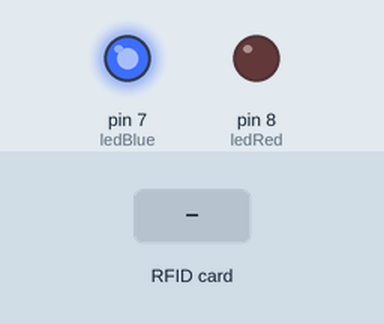
Recording of a sketch running on a simulated Arduino Uno, built with avr-gcc and run on an emulated ATmega328P. Shown: output pins drawn as LEDs (lit = HIGH). Dashed ring = blinking. The inputs (shaded band) are chosen by the test bench. Pins used as bus, display or sensor lines are not drawn.

Above: at 1.2 s.
1.3 s: RFID card 5E 7A 19 C4 held to the reader
At 1.45 s:
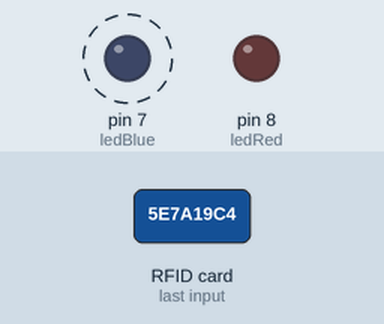
At 6.2 s:
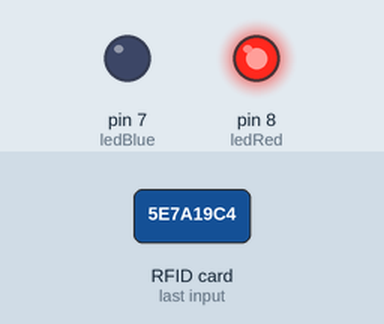
Timing chart, 0 to 7.7 s (numbered marks = the images above; inputs shaded):
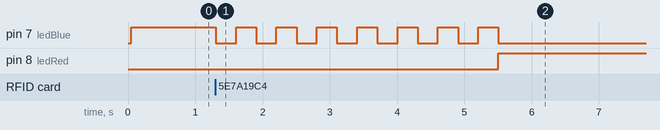

Measured:
- after the input at 1.3 s, pin 7 (ledBlue): alternates HIGH for 0.30 s and LOW for 0.30 s, 15 changes in all, then stays LOW, starting at once; pin 8 (ledRed): LOW → HIGH after 4.2 s

The sketch:

RFID_Duplicator.ino
```cpp
#include <SPI.h>
#include <MFRC522.h>

#define SS_PIN 10 // SDA pin
#define RST_PIN 9 // Reset pin

MFRC522 rfid(SS_PIN, RST_PIN); // Configuration of pins

MFRC522::MIFARE_Key key;

byte nuid[4]; // This variable will store the ID number from the card

#define ledRed 8 // Chooses the pin of the LEDs
#define ledBlue 7

int readandwrite = 0; // 0 to read and 1 to write

void setup() {
  Serial.begin(9600);
  SPI.begin(); // Init SPI bus
  rfid.PCD_Init(); // Init MFRC522

  pinMode(ledRed,OUTPUT);
  pinMode(ledBlue,OUTPUT);

  for (byte i = 0; i < 6; i++) { // Set the key for reading and writing the card
    key.keyByte[i] = 0xFF;
  }

  digitalWrite(ledBlue,HIGH);
}

void loop() {
  // Verify if the Card is present
  if ( ! rfid.PICC_IsNewCardPresent())
    return;

  // Verify if the NUID has been readed
  if ( ! rfid.PICC_ReadCardSerial())
    return;
  // Select if its time to read or to write
  if(readandwrite == 0){
  readuid();
  } else {
  writeuid();
  }


}

void readuid(){
   // Read UID
   for (byte i = 0; i < 4; i++) {
      nuid[i] = rfid.uid.uidByte[i];
    }
    // Blue Led blinking
    for (int i=0;i<7;i++){
    digitalWrite(ledBlue,LOW);
    delay(300);
    digitalWrite(ledBlue,HIGH);
    delay(300);
    }
    digitalWrite(ledBlue,LOW);
    digitalWrite(ledRed,HIGH);
    readandwrite = 1; // Change the state
}

void writeuid(){
    // Write UID read to the card
    if ( rfid.MIFARE_SetUid(nuid, (byte)4, true) ) {
    Serial.println(F("Wrote new UID to card."));
    }
    // Print UID to serial
    rfid.PICC_DumpToSerial(&(rfid.uid));
    // Blink the Red LED
    for (int i=0;i<7;i++){
    digitalWrite(ledRed,LOW);
    delay(300);
    digitalWrite(ledRed,HIGH);
    delay(300);
    }
    digitalWrite(ledRed,LOW);
    digitalWrite(ledBlue,HIGH);
    readandwrite = 0; // Change the state
}
```
